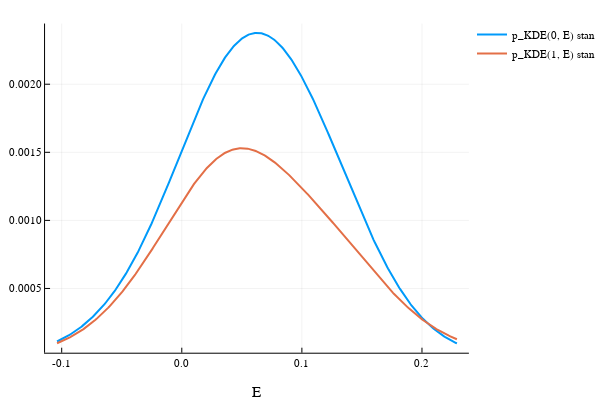

The cell this chart's notebook holds for it:
### Code cell
E_min_test = d["E_min"][1, :][1]
E_max_test = d["E_max"][1, :][1]
KDE_0_test = d["p_E_0"][1, :]
KDE_1_test = d["p_E_1"][1, :]

E_arr_test = range(E_min_test, E_max_test, length=500)

plot(E_arr_test, KDE_0_test, label="p_KDE(0, E) stan", xlabel="E", linewidth=2)
plot!(E_arr_test, KDE_1_test, label="p_KDE(1, E) stan", linewidth=2)

### Figure 1 — Plotly figure (JSON) as saved in the notebook; plotly's stock layout.template omitted (floating-point values rounded to 4 significant figures; data arrays with more than 128 entries replaced by an {"elided": "..."} marker saying what was removed)
{"data": [{"colorbar": {"title": ""}, "legendgroup": "p_KDE(0, E) stan", "line": {"color": "rgba(0, 154, 250, 1.000)", "dash": "solid", "shape": "linear", "width": 2}, "mode": "lines", "name": "p_KDE(0, E) stan", "showlegend": true, "type": "scatter", "x": {"elided": "500 float values"}, "xaxis": "x1", "y": {"elided": "500 float values"}, "yaxis": "y1", "zmax": null, "zmin": null}, {"colorbar": {"title": ""}, "legendgroup": "p_KDE(1, E) stan", "line": {"color": "rgba(227, 111, 71, 1.000)", "dash": "solid", "shape": "linear", "width": 2}, "mode": "lines", "name": "p_KDE(1, E) stan", "showlegend": true, "type": "scatter", "x": {"elided": "500 float values"}, "xaxis": "x1", "y": {"elided": "500 float values"}, "yaxis": "y1", "zmax": null, "zmin": null}], "layout": {"annotations": [], "height": 400, "legend": {"bgcolor": "rgba(255, 255, 255, 1.000)", "bordercolor": "rgba(0, 0, 0, 1.000)", "font": {"color": "rgba(0, 0, 0, 1.000)", "family": "sans-serif", "size": 11}, "tracegroupgap": 0, "x": 1, "y": 1}, "margin": {"b": 20, "l": 0, "r": 0, "t": 20}, "paper_bgcolor": "rgba(255, 255, 255, 1.000)", "plot_bgcolor": "rgba(255, 255, 255, 1.000)", "showlegend": true, "width": 600, "xaxis": {"anchor": "y1", "domain": [0.09545, 0.9934], "gridcolor": "rgba(0, 0, 0, 0.100)", "gridwidth": 0.5, "linecolor": "rgba(0, 0, 0, 1.000)", "mirror": false, "range": [-0.1139, 0.2391], "showgrid": true, "showline": true, "showticklabels": true, "tickangle": 0, "tickcolor": "rgb(0, 0, 0)", "tickfont": {"color": "rgba(0, 0, 0, 1.000)", "family": "sans-serif", "size": 11}, "tickmode": "array", "ticks": "inside", "ticktext": ["-0.1", "0.0", "0.1", "0.2"], "tickvals": [-0.1, 0, 0.1, 0.2], "title": "E", "titlefont": {"color": "rgba(0, 0, 0, 1.000)", "family": "sans-serif", "size": 15}, "type": "-", "visible": true, "zeroline": false, "zerolinecolor": "rgba(0, 0, 0, 1.000)"}, "yaxis": {"anchor": "x1", "domain": [0.07581, 0.9902], "gridcolor": "rgba(0, 0, 0, 0.100)", "gridwidth": 0.5, "linecolor": "rgba(0, 0, 0, 1.000)", "mirror": false, "range": [2.818e-05, 0.002446], "showgrid": true, "showline": true, "showticklabels": true, "tickangle": 0, "tickcolor": "rgb(0, 0, 0)", "tickfont": {"color": "rgba(0, 0, 0, 1.000)", "family": "sans-serif", "size": 11}, "tickmode": "array", "ticks": "inside", "ticktext": ["0.0005", "0.0010", "0.0015", "0.0020"], "tickvals": [0.0005, 0.001, 0.0015, 0.002], "title": "", "titlefont": {"color": "rgba(0, 0, 0, 1.000)", "family": "sans-serif", "size": 15}, "type": "-", "visible": true, "zeroline": false, "zerolinecolor": "rgba(0, 0, 0, 1.000)"}}}
